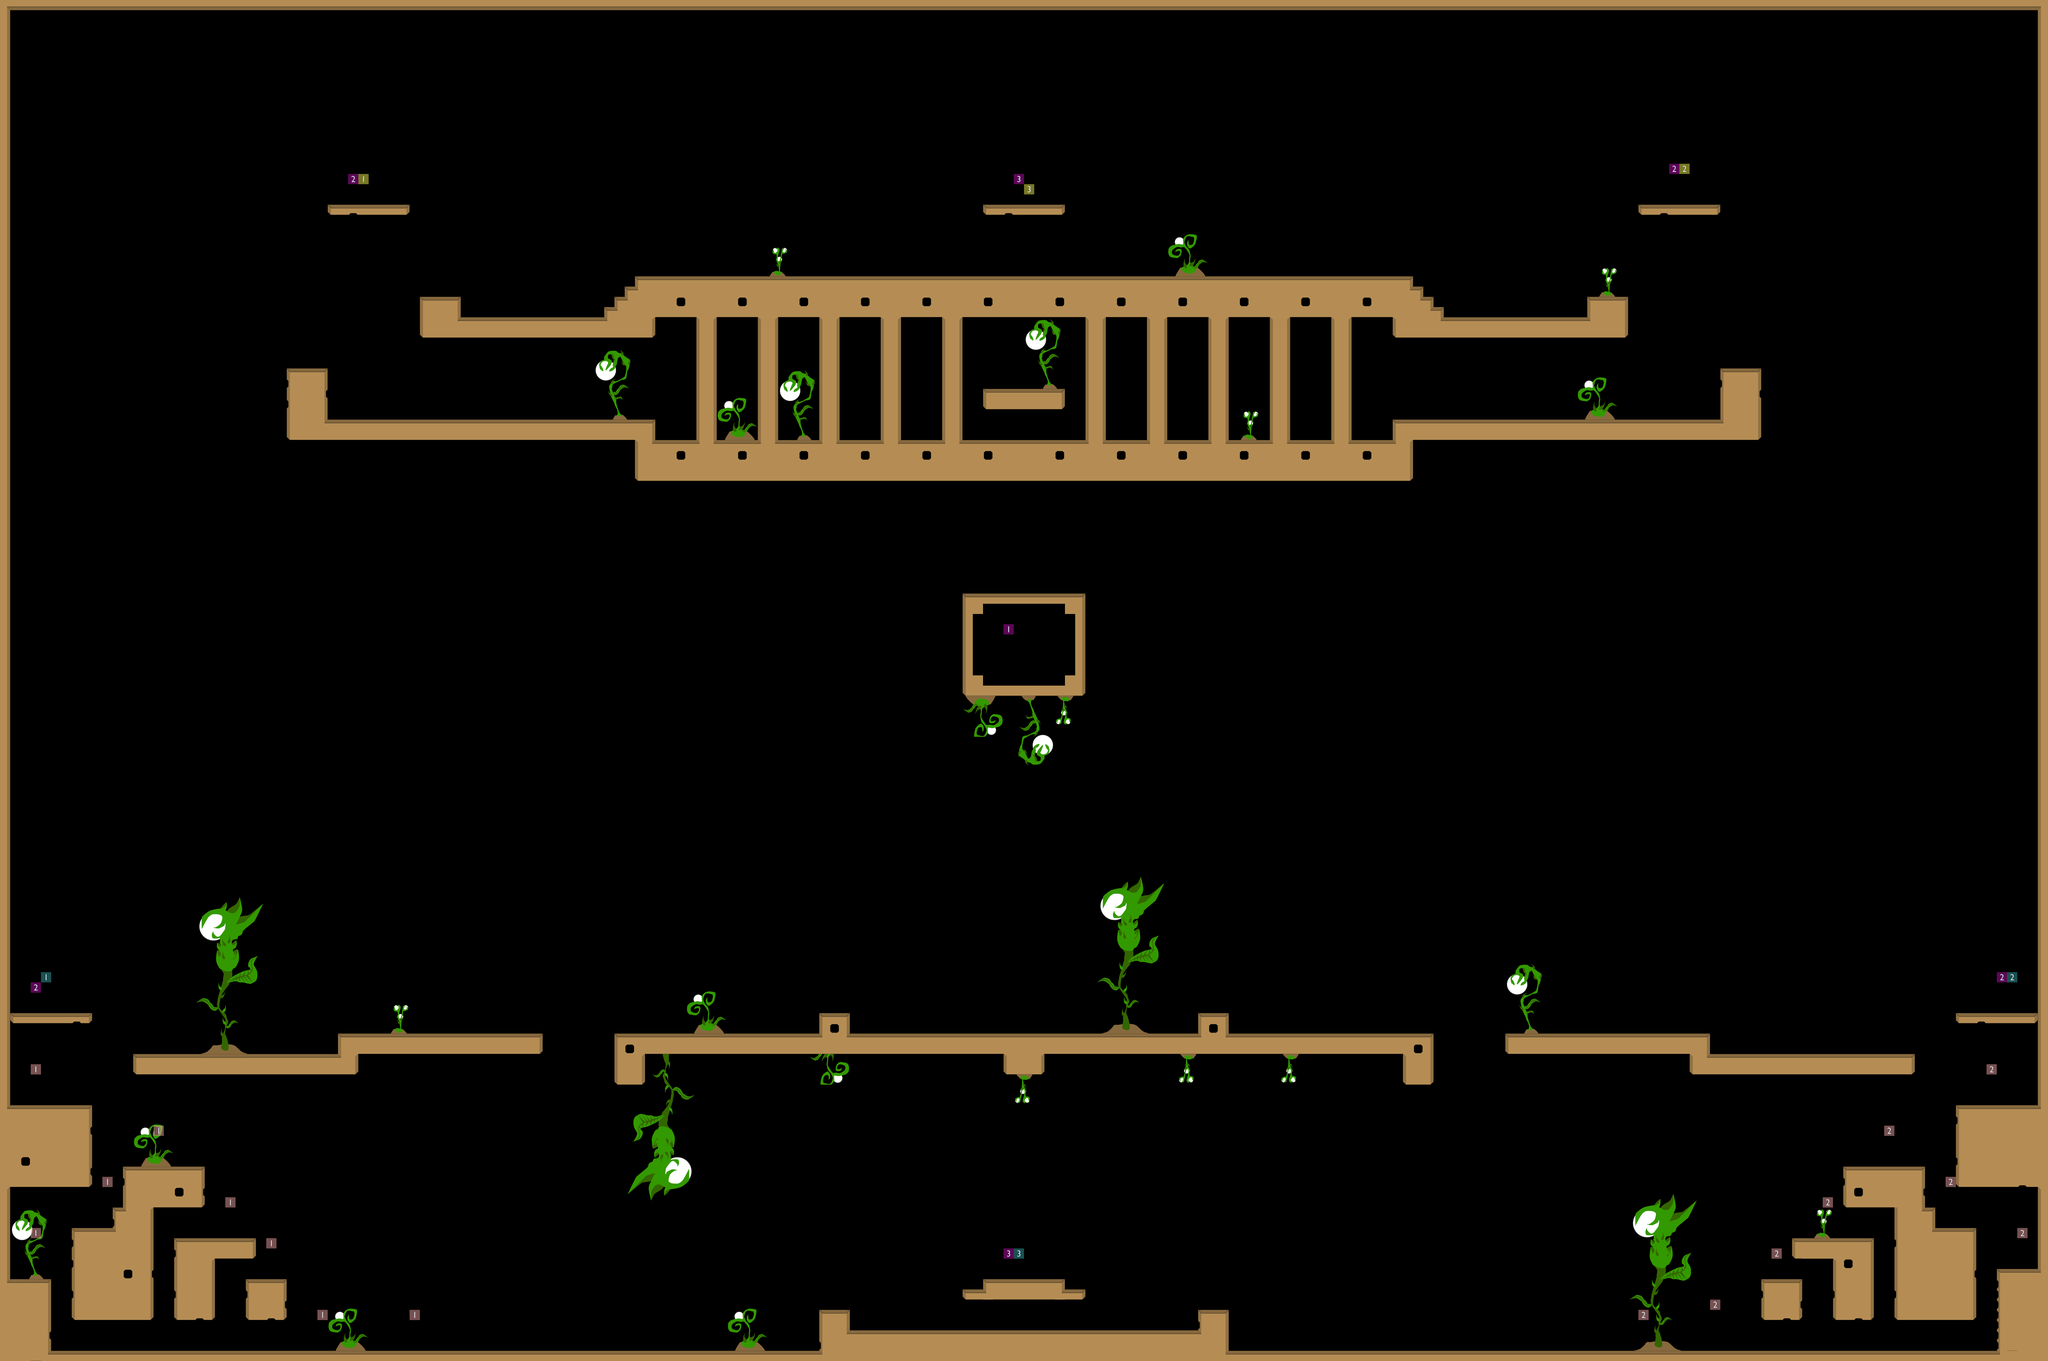

This game map was drawn from its Tiled (.tmx) file and the tilesets committed beside it. A one-line description and the trimmed map source follow:
An orthogonal 200x133 tile map with 32x32 px tiles, 4 tile layers (Background, Kachelebene 1, Foreground, Logic), 5 tilesets.

<map version="1.0" orientation="orthogonal" width="200" height="133" tilewidth="32" tileheight="32">
 <tileset firstgid="1" name="elemente_level_compact" tilewidth="32" tileheight="32">
  <image source="./elemente_level_compact.png" />
 </tileset>
 <tileset firstgid="73" name="elemente_level_compact2" tilewidth="32" tileheight="32">
  <image source="./elemente_level_compact2.png" />
 </tileset>
 <tileset firstgid="362" name="elemente_level_compact4" tilewidth="32" tileheight="32">
  <image source="./elemente_level_compact4.png" />
 </tileset>
 <tileset firstgid="651" name="FIGURTEST_128_128" tilewidth="32" tileheight="32">
  <image source="./FIGURTEST_128_128.png" />
 </tileset>
 <tileset firstgid="667" name="numbers" tilewidth="32" tileheight="32">
  <image source="./numbers.png" />
 </tileset>
 <layer name="Background" width="200" height="133">
  <data>[26600 cells, 656 non-empty, 330 distinct tile ids]</data>
 </layer>
 <layer name="Kachelebene 1" width="200" height="133">
  <data>[26600 cells, 2676 non-empty, 45 distinct tile ids]</data>
 </layer>
 <layer name="Foreground" width="200" height="133">
  <data>[26600 cells, 433 non-empty, 170 distinct tile ids]</data>
 </layer>
 <layer name="Logic" width="200" height="133">
  <data>[26600 cells, 49 non-empty, 16 distinct tile ids]</data>
 </layer>
</map>
